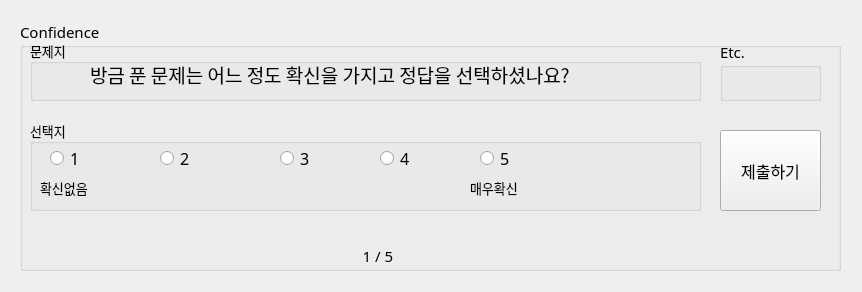
<?xml version="1.0" encoding="UTF-8"?>
<ui version="4.0">
 <class>Form</class>
 <widget class="QWidget" name="Form">
  <property name="geometry">
   <rect>
    <x>0</x>
    <y>0</y>
    <width>862</width>
    <height>292</height>
   </rect>
  </property>
  <property name="windowTitle">
   <string>Form</string>
  </property>
  <widget class="QGroupBox" name="TeInfoGBox">
   <property name="geometry">
    <rect>
     <x>20</x>
     <y>20</y>
     <width>821</width>
     <height>251</height>
    </rect>
   </property>
   <property name="font">
    <font>
     <family>나눔스퀘어_ac</family>
     <pointsize>11</pointsize>
    </font>
   </property>
   <property name="title">
    <string>Confidence</string>
   </property>
   <widget class="QGroupBox" name="testGBox">
    <property name="geometry">
     <rect>
      <x>10</x>
      <y>20</y>
      <width>671</width>
      <height>61</height>
     </rect>
    </property>
    <property name="font">
     <font>
      <family>나눔스퀘어_ac</family>
      <pointsize>10</pointsize>
     </font>
    </property>
    <property name="title">
     <string>문제지</string>
    </property>
    <widget class="QLabel" name="label">
     <property name="geometry">
      <rect>
       <x>60</x>
       <y>19</y>
       <width>501</width>
       <height>31</height>
      </rect>
     </property>
     <property name="font">
      <font>
       <pointsize>14</pointsize>
      </font>
     </property>
     <property name="text">
      <string>방금 푼 문제는 어느 정도 확신을 가지고 정답을 선택하셨나요?</string>
     </property>
    </widget>
   </widget>
   <widget class="QGroupBox" name="cnfGBox">
    <property name="geometry">
     <rect>
      <x>10</x>
      <y>100</y>
      <width>671</width>
      <height>91</height>
     </rect>
    </property>
    <property name="font">
     <font>
      <pointsize>10</pointsize>
     </font>
    </property>
    <property name="title">
     <string>선택지</string>
    </property>
    <widget class="QRadioButton" name="cnfRBtn1">
     <property name="geometry">
      <rect>
       <x>20</x>
       <y>30</y>
       <width>31</width>
       <height>16</height>
      </rect>
     </property>
     <property name="font">
      <font>
       <pointsize>12</pointsize>
      </font>
     </property>
     <property name="text">
      <string>1</string>
     </property>
    </widget>
    <widget class="QRadioButton" name="cnfRBtn2">
     <property name="geometry">
      <rect>
       <x>130</x>
       <y>30</y>
       <width>31</width>
       <height>16</height>
      </rect>
     </property>
     <property name="font">
      <font>
       <pointsize>12</pointsize>
      </font>
     </property>
     <property name="text">
      <string>2</string>
     </property>
    </widget>
    <widget class="QRadioButton" name="cnfRBtn3">
     <property name="geometry">
      <rect>
       <x>250</x>
       <y>30</y>
       <width>31</width>
       <height>16</height>
      </rect>
     </property>
     <property name="font">
      <font>
       <pointsize>12</pointsize>
      </font>
     </property>
     <property name="text">
      <string>3</string>
     </property>
    </widget>
    <widget class="QRadioButton" name="cnfRBtn4">
     <property name="geometry">
      <rect>
       <x>350</x>
       <y>30</y>
       <width>31</width>
       <height>16</height>
      </rect>
     </property>
     <property name="font">
      <font>
       <pointsize>12</pointsize>
      </font>
     </property>
     <property name="text">
      <string>4</string>
     </property>
    </widget>
    <widget class="QRadioButton" name="cnfRBtn5">
     <property name="geometry">
      <rect>
       <x>450</x>
       <y>30</y>
       <width>31</width>
       <height>16</height>
      </rect>
     </property>
     <property name="font">
      <font>
       <pointsize>12</pointsize>
      </font>
     </property>
     <property name="text">
      <string>5</string>
     </property>
    </widget>
    <widget class="QLabel" name="btn1Label">
     <property name="geometry">
      <rect>
       <x>10</x>
       <y>60</y>
       <width>51</width>
       <height>16</height>
      </rect>
     </property>
     <property name="text">
      <string>확신없음</string>
     </property>
    </widget>
    <widget class="QLabel" name="btn5Label">
     <property name="geometry">
      <rect>
       <x>440</x>
       <y>60</y>
       <width>51</width>
       <height>16</height>
      </rect>
     </property>
     <property name="text">
      <string>매우확신</string>
     </property>
    </widget>
   </widget>
   <widget class="QLabel" name="cnfCntLabel">
    <property name="geometry">
     <rect>
      <x>330</x>
      <y>230</y>
      <width>56</width>
      <height>12</height>
     </rect>
    </property>
    <property name="text">
     <string>1 / 5</string>
    </property>
    <property name="alignment">
     <set>Qt::AlignCenter</set>
    </property>
   </widget>
   <widget class="QPushButton" name="cnfSubmitBtn">
    <property name="geometry">
     <rect>
      <x>700</x>
      <y>110</y>
      <width>101</width>
      <height>81</height>
     </rect>
    </property>
    <property name="font">
     <font>
      <pointsize>12</pointsize>
     </font>
    </property>
    <property name="text">
     <string>제출하기</string>
    </property>
   </widget>
   <widget class="QGroupBox" name="etcGBox">
    <property name="geometry">
     <rect>
      <x>700</x>
      <y>20</y>
      <width>101</width>
      <height>61</height>
     </rect>
    </property>
    <property name="title">
     <string>Etc.</string>
    </property>
   </widget>
  </widget>
 </widget>
 <resources/>
 <connections/>
</ui>
